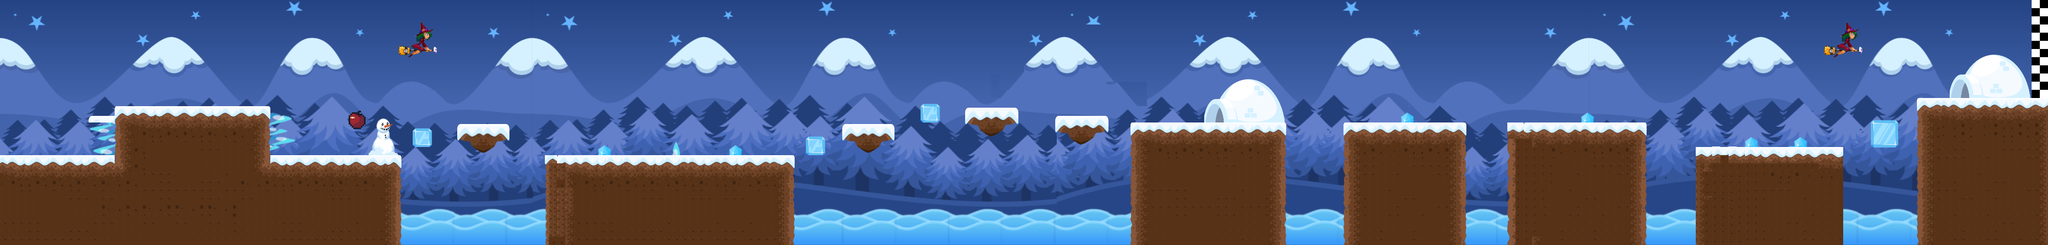

This is a level from a 2D game, rendered from its Tiled map with the project's own tilesets. A one-line summary and the map file follow, with tile-layer data summarised:
An orthogonal 250x30 tile map with 16x16 px tiles, 4 tile layers (Background, Sea, Spikes, Ground), 6 tilesets and 56 objects.

<map version="1.4" tiledversion="1.4.3" orientation="orthogonal" renderorder="right-down" width="250" height="30" tilewidth="16" tileheight="16" infinite="0" nextlayerid="20" nextobjectid="345">
 <tileset firstgid="1" source="tilesets/u1jZnO.tsx" />
 <tileset firstgid="4201" source="tilesets/BG.tsx" />
 <tileset firstgid="5162" source="tilesets/Christmas.tsx" />
 <tileset firstgid="6667" source="tilesets/try.tsx" />
 <tileset firstgid="12827" source="tilesets/tileset.tsx" />
 <tileset firstgid="13987" name="d6t9hjj-c3db12c0-0e29-4b3b-a14b-5fcb16ed1e77" tilewidth="16" tileheight="16" tilecount="2160" columns="36">
  <image source="tilesets/d6t9hjj-c3db12c0-0e29-4b3b-a14b-5fcb16ed1e77.png" width="576" height="960" />
 </tileset>
 <layer id="12" name="Background" width="250" height="30" locked="1">
  <data>[7500 cells, 7500 non-empty, 1950 distinct tile ids]</data>
 </layer>
 <layer id="2" name="Sea" width="250" height="30">
  <data>[7500 cells, 860 non-empty, 215 distinct tile ids]</data>
 </layer>
 <layer id="6" name="Spikes" width="250" height="30">
  <data>[7500 cells, 362 non-empty, 206 distinct tile ids]</data>
 </layer>
 <layer id="3" name="Ground" width="250" height="30">
  <data>[7500 cells, 2627 non-empty, 163 distinct tile ids]</data>
 </layer>
 <objectgroup id="13" name="Boundiries">
  <object id="306" x="-1.33333" y="-8" width="6.66667" height="488" />
  <object id="307" x="4" y="4" width="3996" />
  <object id="308" x="4000" y="-5.33333" width="2.66667" height="204" />
 </objectgroup>
 <objectgroup id="7" name="Ground">
  <object id="280" x="4" y="302.333" width="169.333" height="177.667" />
  <object id="281" x="228.692" y="212.642" width="294.692" height="262.631" rotation="0.016634" />
  <object id="282" x="576.667" y="303.333" width="205.333" height="176" />
  <object id="284" x="886.667" y="237.333" width="110.666" height="64" />
  <object id="285" x="1065" y="302.667" width="487" height="176" />
  <object id="288" x="1646" y="242" width="102.666" height="61.3333" />
  <object id="289" x="1881.33" y="212.333" width="109.999" height="62.6667" />
  <object id="290" x="2061.33" y="223.333" width="102.666" height="62.6667" />
  <object id="291" x="2208.67" y="240" width="134.666" height="238.667" />
  <object id="292" x="2346" y="243.333" width="169.333" height="238.667" />
  <object id="293" x="2622" y="238" width="240" height="241.334" />
  <object id="295" x="2938.67" y="238.666" width="277" height="237.334" />
  <object id="297" x="3305.67" y="286.666" width="295" height="190.667" />
  <object id="298" x="3649" y="235" width="63" height="54.0003" />
  <object id="299" x="3746" y="194" width="256" height="286.667" />
  <object id="310" x="175.333" y="227.667" width="55" height="11" />
  <object id="330" x="807" y="251" width="38" height="38" />
  <object id="331" x="1796" y="205" width="41" height="36" />
  <object id="332" x="1575" y="264" width="34" height="41" />
 </objectgroup>
 <objectgroup id="9" name="Door">
  <object id="278" x="2355" y="83.667" width="154.333" height="151" />
  <object id="279" x="3810" y="34" width="152.333" height="157" />
 </objectgroup>
 <objectgroup id="8" name="Spikes">
  <object id="269" x="163" y="241.666" width="65" height="73" />
  <object id="271" x="528" y="221.333" width="46.6667" height="85.3333" />
  <object id="273" x="1167.66" y="278.333" width="25" height="25" />
  <object id="274" x="1310.34" y="272.333" width="23.3333" height="32" />
  <object id="275" x="1425.66" y="283.667" width="25" height="20.3333" />
  <object id="276" x="2735.34" y="218.667" width="29" height="19.3333" />
  <object id="277" x="3086.33" y="217.333" width="28" height="18.3333" />
  <object id="339" x="3405" y="266" width="29" height="18" />
  <object id="341" x="3505" y="264" width="22" height="22" />
 </objectgroup>
 <objectgroup id="14" name="Sea">
  <object id="300" x="782.667" y="410.667" width="283.5" height="65.3333" />
  <object id="301" x="1558.67" y="404.667" width="646.667" height="73.3333" />
  <object id="302" x="2516" y="407.333" width="108" height="69.3333" />
  <object id="303" x="2865.33" y="410" width="73.667" height="70.6666" />
  <object id="304" x="3216" y="408.667" width="87.333" height="72" />
  <object id="305" x="3601.33" y="408.667" width="142.667" height="70.6666" />
 </objectgroup>
 <objectgroup id="5" name="Finish Line">
  <object id="309" x="3971" y="5" width="3" height="188" />
 </objectgroup>
 <objectgroup id="15" name="Enemy Bounds">
  <object id="312" x="2622.67" y="94" height="142" />
  <object id="313" x="2860" y="96" height="141.333" />
  <object id="316" x="519.333" y="64.6667" width="0.666667" height="144.667" />
  <object id="317" x="232" y="50.6667" width="1.33333" height="161.333" />
  <object id="318" x="1996" y="110.333" width="52.6667" />
  <object id="319" x="1999" y="278.333" width="49" height="2" />
  <object id="324" x="1013.33" y="301.667" width="50" height="1.33333" />
  <object id="325" x="1011.33" y="176" width="46" />
  <object id="326" x="3249.67" y="309.667" width="48.6667" height="1.33333" />
  <object id="327" x="3247.67" y="157.333" width="45.3333" height="0.666667" />
 </objectgroup>
 <objectgroup id="16" name="Dragon">
  <object id="314" x="2656" y="206.667" width="30" height="30" />
  <object id="315" x="386" y="175.333" width="32" height="35.3333" />
 </objectgroup>
 <objectgroup id="17" name="BlueDragon">
  <object id="320" x="2003" y="168.333" width="30.6667" height="27.3333" />
  <object id="323" x="1022.67" y="198.667" width="31.3333" height="33.3333" />
  <object id="329" x="3256.67" y="231" width="32.6667" height="32" />
 </objectgroup>
 <objectgroup id="19" name="Fruit">
  <object id="344" x="676" y="209.5" width="47.5" height="48.5" />
 </objectgroup>
</map>
